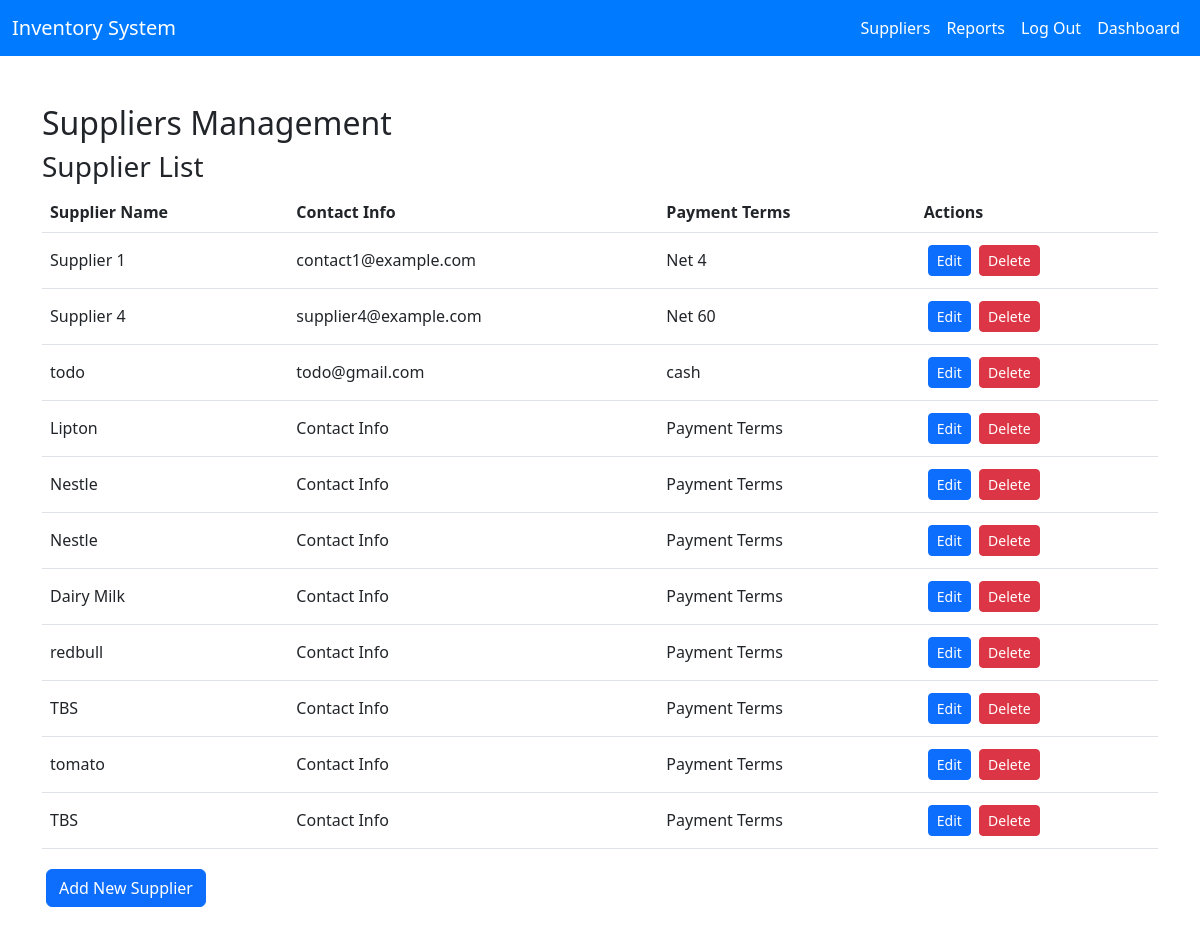
Page /Admin/Suppliers.php (signed in) on the committed database.
### tables this page shows
CREATE TABLE `navbar_buttons` (
  `ID` int(11) NOT NULL,
  `button_name` varchar(100) NOT NULL,
  `pagelink` varchar(255) NOT NULL,
  `usertype_id` int(11) NOT NULL
);

CREATE TABLE `suppliers` (
  `id` int(11) NOT NULL,
  `supplier_name` varchar(255) NOT NULL,
  `contact_info` varchar(255) NOT NULL,
  `payment_terms` varchar(255) NOT NULL,
  `is_deleted` tinyint(1) DEFAULT 0,
  `user_id` int(11) DEFAULT NULL
);

### Admin/Suppliers.php (the view, shortened to what this page needs)
<?php
include '../db.php';
$sql = "SELECT * FROM suppliers WHERE is_deleted = 0";
$result = $conn->query($sql);
?>
<!DOCTYPE html>
<html lang="en">
<head>
    <link rel="stylesheet" href="admin.css">
    <link href="https://cdn.jsdelivr.net/npm/bootstrap@5.3.0/dist/css/bootstrap.min.css" rel="stylesheet">
</head>
<body>
<?php
$usertype_id = $_SESSION['usertypeid'];
$sql = "SELECT * FROM navbar_buttons WHERE usertype_id = ?";
$stmt = $conn->prepare($sql);
$stmt->bind_param("i", $usertype_id);
$stmt->execute();
$navbarButtons = $stmt->get_result();
?>
<!DOCTYPE html>
<html lang="en">
<head>
    <link rel="stylesheet" href="admin.css">
    <link href="https://cdn.jsdelivr.net/npm/bootstrap@5.3.0/dist/css/bootstrap.min.css" rel="stylesheet">
</head>
<body>
<nav class="navbar navbar-expand-lg">
    <div class="container-fluid">
        <a class="navbar-brand" href="#">Inventory System</a>
        <div class="collapse navbar-collapse" id="navbarNav">
            <ul class="navbar-nav ms-auto">
                <?php
                if($_SESSION['usertypeid']==1){
                if ($navbarButtons->num_rows > 0) {
                    while ($button = $navbarButtons->fetch_assoc()) {
                        echo '<li class="nav-item">
                                <a class="nav-link" href="' . htmlspecialchars($button['pagelink']) . '">' . htmlspecialchars($button['button_name']) . '</a>
                              </li>';
                    }
                } else {
                    echo '<li class="nav-item"><a class="nav-link" href="#">No buttons available</a></li>';
                }
            }
            elseif($_SESSION['usertypeid']==2){
                while ($button = $navbarButtons->fetch_assoc()) {
                    echo '<li class="nav-item">
                            <a class="nav-link" href="' . htmlspecialchars($button['pagelink']) . '">' . htmlspecialchars($button['button_name']) . '</a>
                          </li>';
                }
        }
                ?>
            </ul>
        </div>
    </div>
</nav>
    <div class="container mt-5">
        <h2>Suppliers Management</h2>
        <h3>Supplier List</h3>
        <table class="table table-hover">
            <thead>
                <tr>
                    <th>Supplier Name</th>
                    <th>Contact Info</th>
                    <th>Payment Terms</th>
                    <th>Actions</th>
                </tr>
            </thead>
            <tbody>
                <?php if ($result->num_rows > 0): ?>
                    <?php while ($row = $result->fetch_assoc()): ?>
                        <tr>
                            <td><?php echo $row['supplier_name']; ?></td>
                            <td><?php echo $row['contact_info']; ?></td>
                            <td><?php echo $row['payment_terms']; ?></td>
                            <td>
                                <a href="#" class="btn btn-primary btn-sm editBtn"
                                   data-bs-toggle="modal"
                                   data-bs-target="#editSupplierModal"
                                   data-id="<?php echo $row['id']; ?>"
                                   data-name="<?php echo $row['supplier_name']; ?>"
                                   data-contact="<?php echo $row['contact_info']; ?>"
                                   data-terms="<?php echo $row['payment_terms']; ?>">
                                   Edit
                                </a>
                                <a href="suppliers.php?delete=<?php echo $row['id']; ?>" class="btn btn-danger btn-sm"
                                   onclick="return confirm('Are you sure you want to delete this supplier?')">Delete</a>
                            </td>
                        </tr>
                    <?php endwhile; ?>
                <?php else: ?>
                    <tr>
                        <td colspan="4">No suppliers found</td>
                    </tr>
                <?php endif; ?>
            </tbody>
        </table>
<button class="btn btn-primary mb-3" data-bs-toggle="modal" data-bs-target="#editSupplierModal" onclick="prepareAddSupplier()">
    Add New Supplier
</button>
</body>
</html>

### Admin/Admin.css (style rules this page uses)
body { background-color: #f8f9fa; margin: 0; overflow: hidden; }
.navbar { background-color: #007bff; }
.navbar-brand, .navbar-nav .nav-link { color: #fff !important; }
.table th, .table td { vertical-align: middle; }
.btn-primary { background-color: #007bff; border: none; margin: 4px; }
.btn-danger { background-color: #dc3545; border: none; }

### Admin/Suppliers.php (style rules this page uses)
body { overflow-y: auto; height: 100vh; margin: 0; }
.container { max-height: 80vh; overflow-y: auto; }

### rows in the picture
navbar_buttons: button_name "Suppliers"
navbar_buttons: button_name "Reports"
navbar_buttons: button_name "Log Out"
navbar_buttons: button_name "Dashboard"
suppliers: supplier_name "Supplier 1", contact_info "contact1@example.com", payment_terms "Net 4"
suppliers: supplier_name "Supplier 4", contact_info "supplier4@example.com", payment_terms "Net 60"
suppliers: supplier_name "todo", contact_info "todo@gmail.com", payment_terms "cash"
suppliers: supplier_name "Lipton", contact_info "Contact Info", payment_terms "Payment Terms"
suppliers: supplier_name "Nestle", contact_info "Contact Info", payment_terms "Payment Terms"
suppliers: supplier_name "Nestle", contact_info "Contact Info", payment_terms "Payment Terms"
suppliers: supplier_name "Dairy Milk", contact_info "Contact Info", payment_terms "Payment Terms"
suppliers: supplier_name "redbull", contact_info "Contact Info", payment_terms "Payment Terms"
suppliers: supplier_name "TBS", contact_info "Contact Info", payment_terms "Payment Terms"
suppliers: supplier_name "tomato", contact_info "Contact Info", payment_terms "Payment Terms"
suppliers: supplier_name "TBS", contact_info "Contact Info", payment_terms "Payment Terms"
